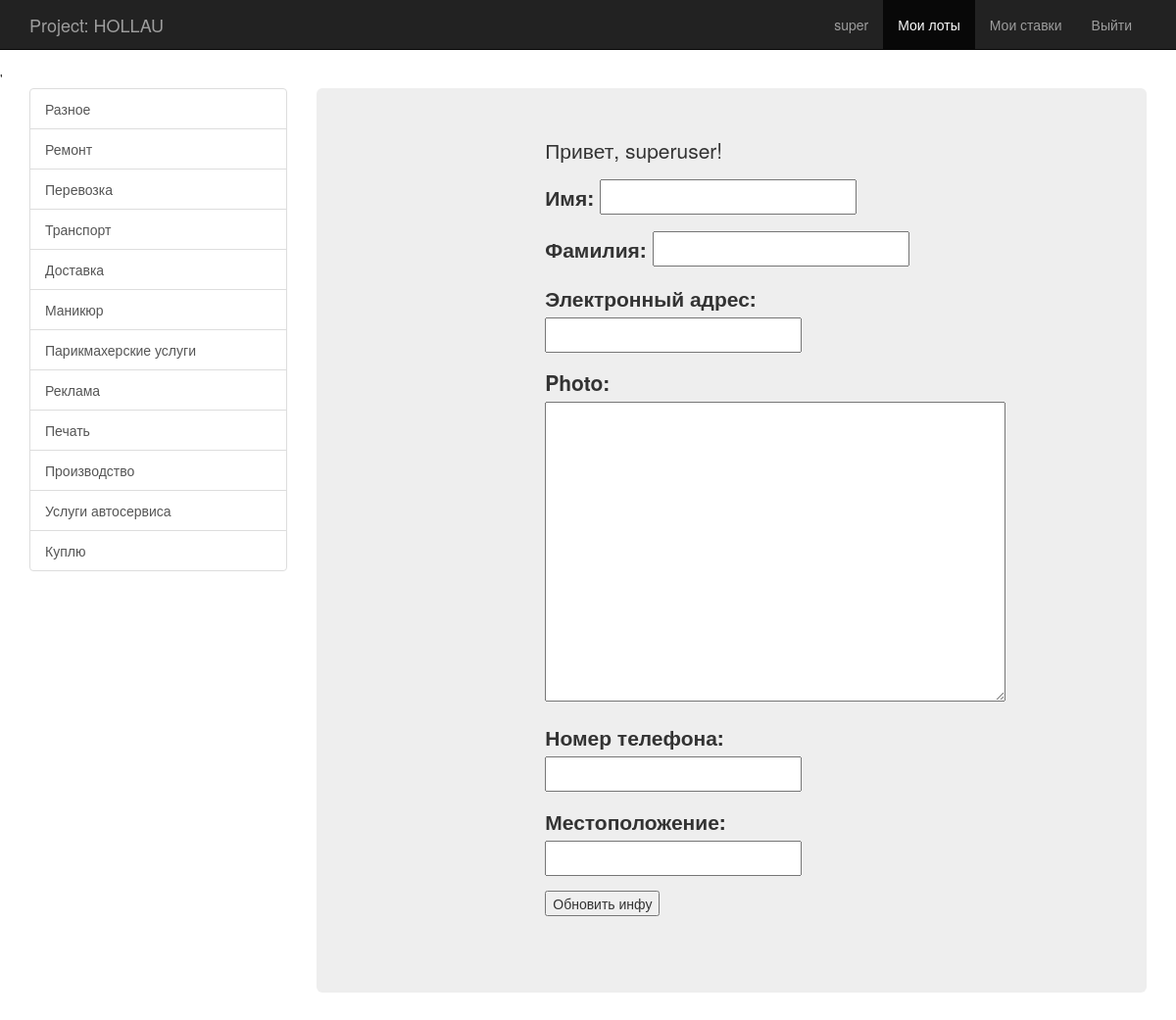
/myprofile/ (signed in), run on an earlier commit of the app's database.
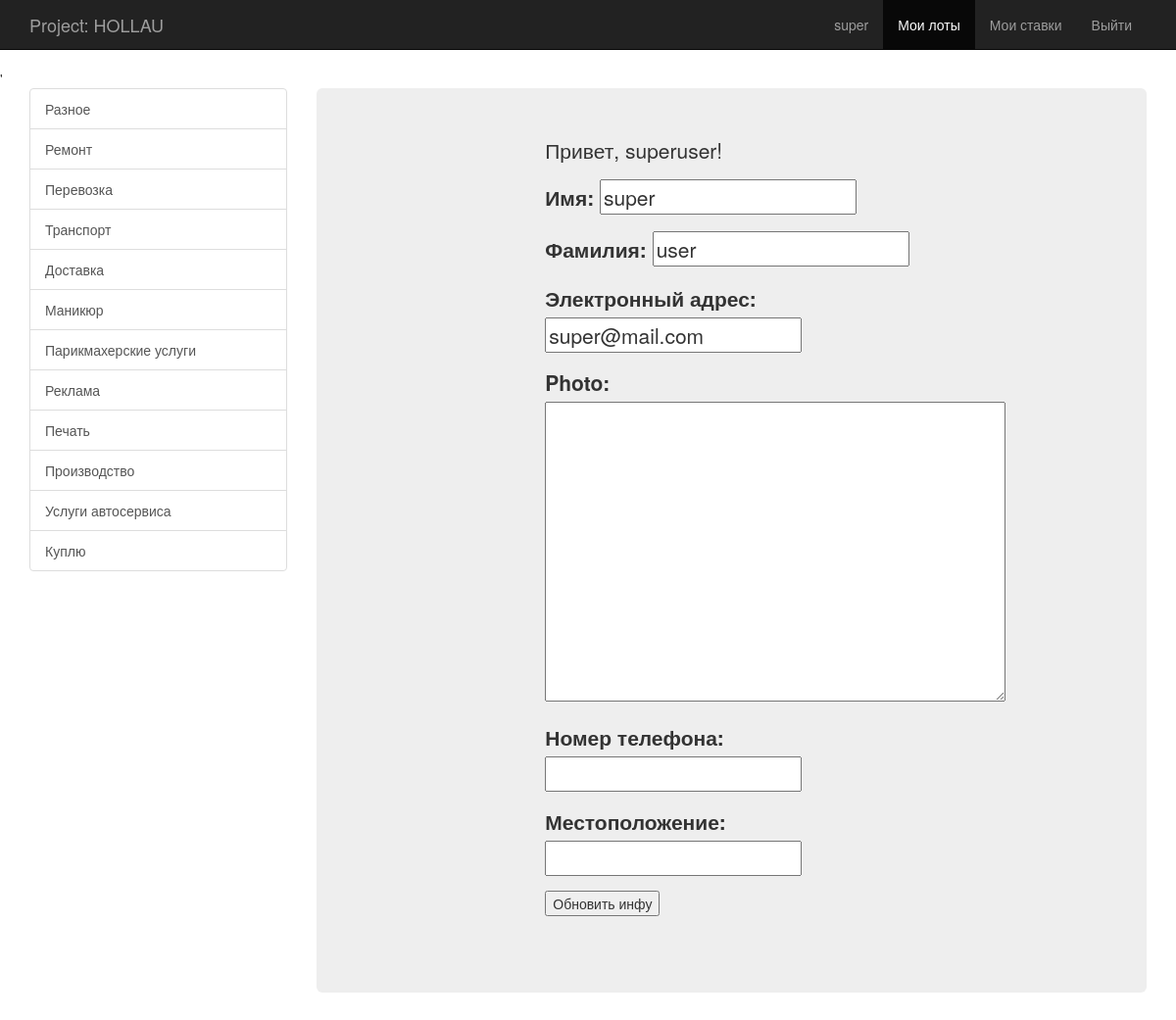
And on a later commit of the database.
### hollau/models.py (models this page shows, shortened)
class Category(models.Model):
    name = models.CharField(u'категория', max_length=30)

class UserProfile(models.Model):
    user = models.ForeignKey(User, related_name='profile')
    first_name = models.CharField(u'имя', max_length=50, null=True)
    last_name = models.CharField(u'фамилия', max_length=50, null=True)
    email = models.EmailField(u'электронный адрес', null=True)
    photo = models.TextField(null=True)
    phonenumber = models.CharField(u'номер телефона', max_length=20, default=None, null=True)
    userlocation = models.CharField(u'местоположение', max_length=100, default=None, null=True)

### hollau/views.py (the view)
# urls.py: url(r'^myprofile/$', views.user_profile, name='userprofile'),
@login_required(login_url='/')
def user_profile(request):
    print request.user.first_name
    print request.user.last_name
    print request.user.email
    try:
        userq = models.UserProfile.objects.get(user=request.user)
        print 'in try'
    except ObjectDoesNotExist:
        print 'in except'
        userq = models.UserProfile.objects.create(user=request.user, first_name=request.user.first_name, last_name=request.user.last_name, email = request.user.email)
    if request.method == 'GET':
        print userq.first_name
        print userq.last_name
        print userq.email
        print userq.user.first_name
        categories = models.Category.objects.all()
        return render(request, 'userprofile.html', {'form':forms.UserProfile(initial={
            'first_name':userq.first_name,
            'last_name':userq.last_name,
            'email':userq.email,
            'phonenumber':userq.phonenumber,
            'userlocation':userq.userlocation,
        }),
                                                    'categories': categories})

### hollau/forms.py
class UserProfile(forms.ModelForm):
    class Meta:
        model = UserProfile
        exclude = ['user']

### hollau/templates/userprofile.html (shortened to what this page needs)
{% extends 'base.html' %}
{% load staticfiles %}
{% block javascript %}
	<link rel="stylesheet" type="text/css" href="/static/datetimepicker/jquery.datetimepicker.css"/>
{% endblock %}
{% block content %}
<p>Привет, {{user}}!</p>
  <form method="post" action="{% url 'userprofile' %}">
    {{ form.as_p }}
    <button type="submit">Обновить инфу</button>
  </form>
<br>
{% endblock %}

### hollau/templates/base.html (shortened to what this page needs)
{% load staticfiles %}
<!DOCTYPE html>
<html>
  <head>
    <link href={% static "bootstrap/css/bootstrap.min.css" %} rel="stylesheet">
    <link href={% static 'offcanvas.css' %} rel="stylesheet">'
    <link rel="stylesheet" type="text/css" href="{% static 'style.css' %}">
  </head>
  <body>
    <nav class="navbar navbar-fixed-top navbar-inverse">
      <div class="container">
        <div class="navbar-header">
          <a class="navbar-brand" href="{% url 'index' %}">Project: HOLLAU</a>
        </div>
        <div id="navbar" class="collapse navbar-collapse navbar-right">
          <ul class="nav navbar-nav">
              {%if user.is_authenticated%}
            <li><a href="#">{{user.first_name}}</a></li>
              {% else %}
              <li><a href="{%url 'login' %}">Друг</a></li>
              {% endif %}
            <li id="lots" class="active"><a href="#">Мои лоты</a></li>
            <li id="bets"><a href="#about">Мои ставки</a></li>
            <li><a href="{% url 'logout' %}">Выйти</a></li>
          </ul>
        </div>
      </div>
    </nav>
    <div class="container">
      <div class="row row-offcanvas row-offcanvas-left">
          <div class="col-xs-6 col-sm-3 sidebar-offcanvas" id="sidebar">
          <div class="list-group">
            {% for category in categories %}
            <a href="{% url 'category' category.id%}" class="list-group-item">{{ category.name }}</a>
            {% endfor %}
          </div>
        </div>
        <div class="col-xs-12 col-sm-9">
          <div class="jumbotron">
          <main>
          <div id="container">
			{%block content%}{%endblock%}
		  </div>
          </main>
          </div>
        </div>
      </div>
    {% block javascript %}{% endblock %}
  </body>
</html>

### hollau/static/offcanvas.css (style rules this page uses)
html, body { overflow-x: hidden; }
body { padding-top: 70px; }

### hollau/static/style.css (style rules this page uses)
#container { width: 400px; margin: auto; padding: 0 10px 10px 10px; }

What changed in the data, as far as the page shows it:
added UserProfile: first_name "super", last_name "user", email "super@mail.com"
